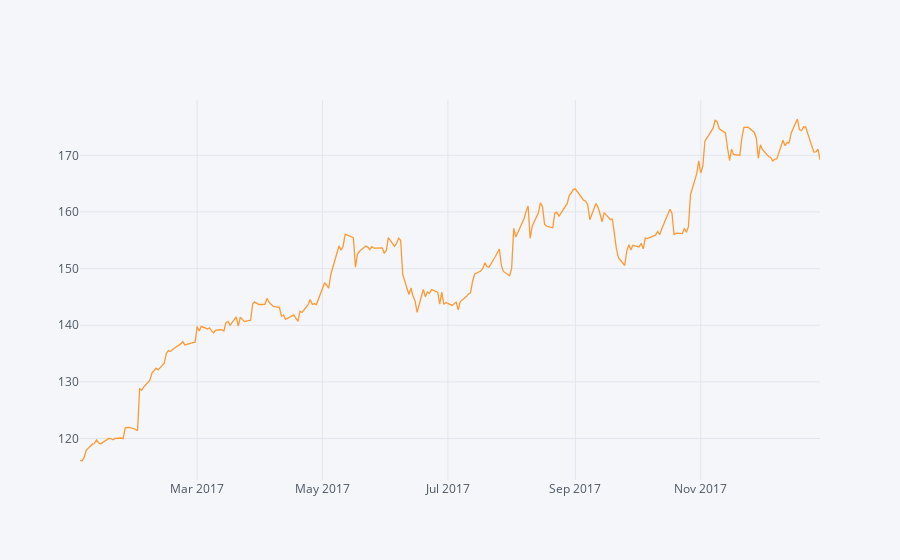

Here is the notebook cell this chart was saved with:
### Code cell
data['CLOSE'].iplot()

### Figure 1 — Plotly figure (JSON) as saved in the notebook; plotly's stock layout.template omitted (floating-point values rounded to 4 significant figures; data arrays with more than 128 entries replaced by an {"elided": "..."} marker saying what was removed)
{"data": [{"line": {"color": "rgba(255, 153, 51, 1.0)", "dash": "solid", "shape": "linear", "width": 1.3}, "mode": "lines", "name": "CLOSE", "text": "", "type": "scatter", "x": {"elided": "251 str values"}, "y": {"elided": "251 float values"}}], "layout": {"legend": {"bgcolor": "#F5F6F9", "font": {"color": "#4D5663"}}, "paper_bgcolor": "#F5F6F9", "plot_bgcolor": "#F5F6F9", "title": {"font": {"color": "#4D5663"}}, "xaxis": {"gridcolor": "#E1E5ED", "showgrid": true, "tickfont": {"color": "#4D5663"}, "title": {"font": {"color": "#4D5663"}, "text": ""}, "zerolinecolor": "#E1E5ED"}, "yaxis": {"gridcolor": "#E1E5ED", "showgrid": true, "tickfont": {"color": "#4D5663"}, "title": {"font": {"color": "#4D5663"}, "text": ""}, "zerolinecolor": "#E1E5ED"}}}
